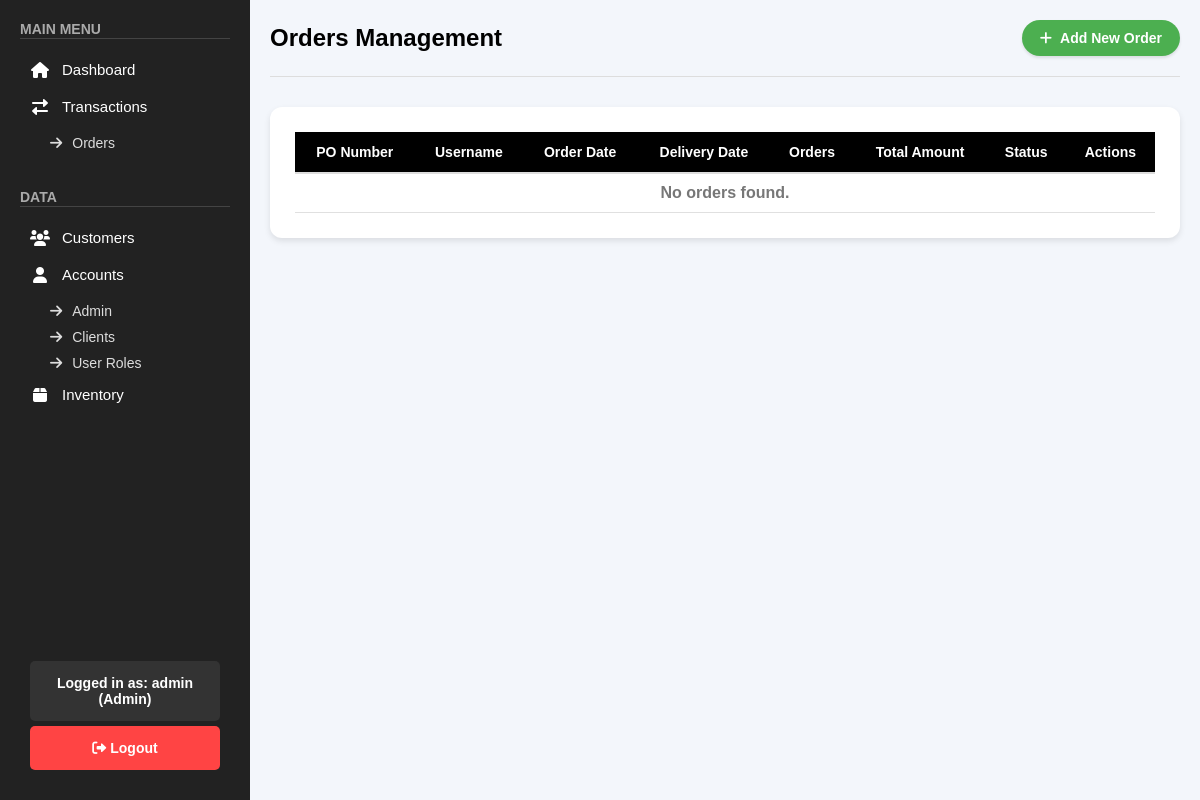
The page /public/pages/orders.php (signed in) on the database as committed earlier.
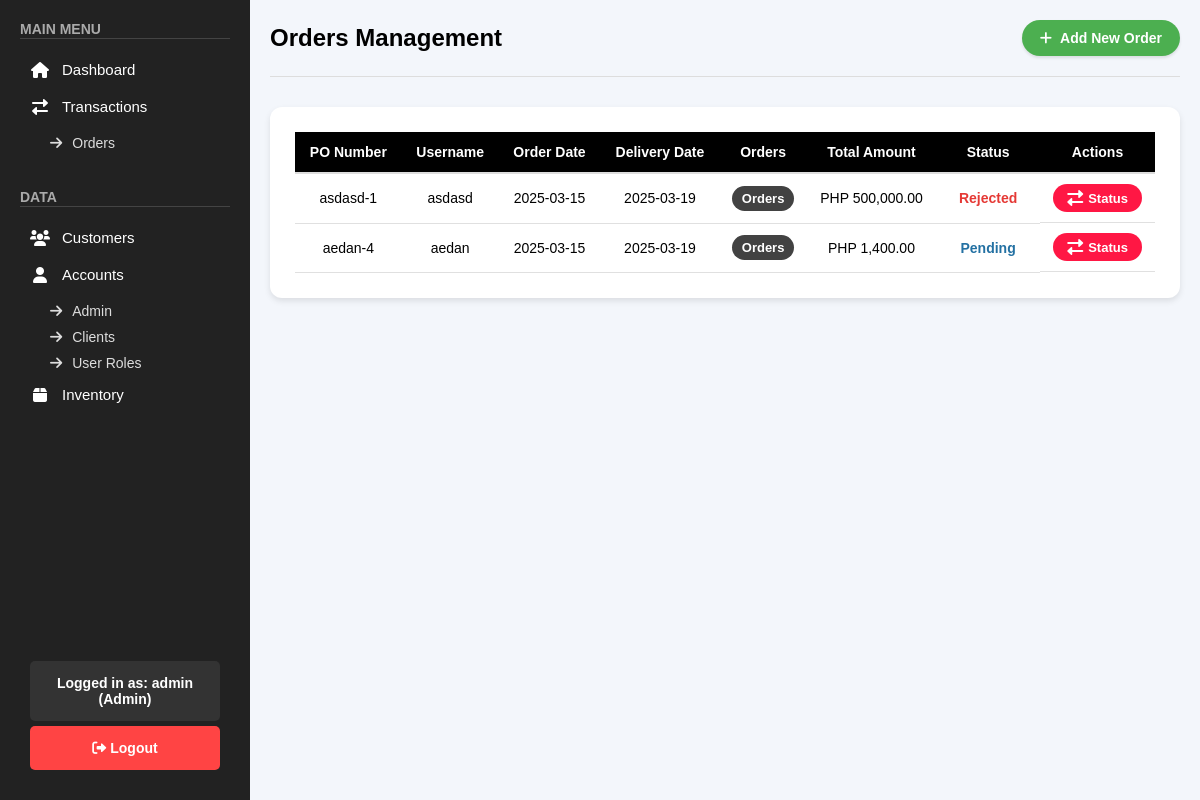
The same page on the database as committed later.
### tables this page shows
CREATE TABLE `orders` (
  `id` int(11) NOT NULL,
  `po_number` varchar(255) NOT NULL,
  `username` varchar(255) NOT NULL,
  `order_date` date NOT NULL,
  `delivery_date` date NOT NULL,
  `orders` longtext DEFAULT NULL CHECK (json_valid(`orders`)),
  `total_amount` decimal(10,2) NOT NULL,
  `status` enum('Pending','Active','Rejected','Completed') NOT NULL DEFAULT 'Pending'
);

### public/pages/orders.php (the view, shortened to what this page needs)
<?php
include "../../backend/check_role.php";
$orders = [];
$sql = "SELECT po_number, username, order_date, delivery_date, orders, total_amount, status FROM orders WHERE status != 'Completed'";
$result = $conn->query($sql);
if ($result && $result->num_rows > 0) {
    while ($row = $result->fetch_assoc()) {
        $orders[] = $row;
    }
}
?>
<!DOCTYPE html>
<html lang="en">
<head>
    <link rel="stylesheet" href="/top_exchange/public/css/orders.css">
    <link rel="stylesheet" href="/top_exchange/public/css/sidebar.css">
    <link rel="stylesheet" href="https://cdnjs.cloudflare.com/ajax/libs/font-awesome/6.0.0/css/all.min.css">
    <link rel="stylesheet" href="https://code.jquery.com/ui/1.12.1/themes/base/jquery-ui.css">
</head>
<body>
    <?php include '../sidebar.php'; ?>
    <div class="main-content">
        <div class="orders-header">
            <h1>Orders Management</h1>
            <button onclick="openAddOrderForm()" class="add-order-btn">
                <i class="fas fa-plus"></i> Add New Order
            </button>
        </div>
        <div class="orders-table-container">
            <table class="orders-table">
                <thead>
                    <tr>
                        <th>PO Number</th>
                        <th>Username</th>
                        <th>Order Date</th>
                        <th>Delivery Date</th>
                        <th>Orders</th>
                        <th>Total Amount</th>
                        <th>Status</th>
                        <th>Actions</th>
                    </tr>
                </thead>
                <tbody>
                    <?php if (count($orders) > 0): ?>
                        <?php foreach ($orders as $order): ?>
                            <tr>
                                <td><?= htmlspecialchars($order['po_number']) ?></td>
                                <td><?= htmlspecialchars($order['username']) ?></td>
                                <td><?= htmlspecialchars($order['order_date']) ?></td>
                                <td><?= htmlspecialchars($order['delivery_date']) ?></td>
                                <td><button class="view-orders-btn" onclick="viewOrderDetails('<?= htmlspecialchars($order['orders']) ?>')">Orders</button></td>
                                <td>PHP <?= htmlspecialchars(number_format($order['total_amount'], 2)) ?></td>
                                <td>
                                    <?php
                                    $statusClass = '';
                                    switch($order['status']) {
                                        case 'Pending':
                                            $statusClass = 'status-pending';
                                            break;
                                        case 'Rejected':
                                            $statusClass = 'status-rejected';
                                            break;
                                    }
                                    ?>
                                    <span class="status-badge <?= $statusClass ?>"><?= htmlspecialchars($order['status']) ?></span>
                                </td>
                                <td class="action-buttons">
                                <button class="status-btn" onclick="openStatusModal('<?= htmlspecialchars($order['po_number']) ?>', '<?= htmlspecialchars($order['username']) ?>')">
                                    <i class="fas fa-exchange-alt"></i> Status
                                </button>
                                </td>
                            </tr>
                        <?php endforeach; ?>
                    <?php else: ?>
                        <tr>
                            <td colspan="8" class="no-orders">No orders found.</td>
                        </tr>
                    <?php endif; ?>
                </tbody>
            </table>
        </div>
    </div>
</body>
</html>

### public/sidebar.php (shortened to what this page needs)
<?php
include_once "../../backend/check_role.php";
$role = $_SESSION['role'] ?? 'guest';
$stmt = $conn->prepare("SELECT pages FROM roles WHERE role_name = ? AND status = 'active'");
$stmt->bind_param("s", $role);
$stmt->execute();
$stmt->bind_result($pages);
$allowedPages = array_map('trim', explode(',', $pages));
?>
<div class="sidebar">
    <div>
        <div class="menu-section">
            <span class="menu-title"><b>MAIN MENU</b></span>
            <hr>
            <?php if (in_array('Dashboard', $allowedPages)): ?>
                <a href="/top_exchange/public/pages/dashboard.php" class="menu-item">
                    <i class="fas fa-home"></i> Dashboard
                </a>
            <?php endif; ?>
            <?php if (in_array('Transactions', $allowedPages) || in_array('Orders', $allowedPages) || in_array('Forecast', $allowedPages) || in_array('Order History', $allowedPages)): ?>
                <div class="submenu">
                    <span class="menu-item no-hover">
                        <i class="fas fa-exchange-alt"></i> Transactions
                    </span>
                    <div class="submenu-items">
                        <?php if (in_array('Orders', $allowedPages)): ?>
                            <a href="/top_exchange/public/pages/orders.php" class="submenu-item">
                                <i class="fas fa-arrow-right"></i> Orders
                            </a>
                        <?php endif; ?>
                    </div>
                </div>
            <?php endif; ?>
        </div>
        <div class="menu-section">
            <span class="menu-title"><b>DATA</b></span>
            <hr>
            <?php if (in_array('Customers', $allowedPages)): ?>
                <a href="/top_exchange/public/pages/customers.php" class="menu-item">
                    <i class="fas fa-users"></i> Customers
                </a>
            <?php endif; ?>
            <?php if (in_array('Accounts - Admin', $allowedPages) || in_array('Accounts - Clients', $allowedPages) || in_array('User Roles', $allowedPages)): ?>
                <div class="submenu">
                    <span class="menu-item no-hover">
                        <i class="fas fa-user"></i> Accounts
                    </span>
                    <div class="submenu-items">
                        <?php if (in_array('Accounts - Admin', $allowedPages)): ?>
                            <a href="/top_exchange/public/pages/accounts.php" class="submenu-item">
                                <i class="fas fa-arrow-right"></i> Admin
                            </a>
                        <?php endif; ?>
                        <?php if (in_array('Accounts - Clients', $allowedPages)): ?>
                            <a href="/top_exchange/public/pages/accounts_clients.php" class="submenu-item">
                                <i class="fas fa-arrow-right"></i> Clients
                            </a>
                        <?php endif; ?>
                        <?php if (in_array('User Roles', $allowedPages)): ?>
                            <a href="/top_exchange/public/pages/user_roles.php" class="submenu-item">
                                <i class="fas fa-arrow-right"></i> User Roles
                            </a>
                        <?php endif; ?>
                    </div>
                </div>
            <?php endif; ?>
            <?php if (in_array('Inventory', $allowedPages)): ?>
                <a href="/top_exchange/public/pages/inventory.php" class="menu-item">
                    <i class="fas fa-box"></i> Inventory
                </a>
            <?php endif; ?>
        </div>
    </div>
    <div class="account-section">
        <div class="account-info">
            Logged in as:
            <strong>
                <?php
                echo isset($_SESSION['username'])
                    ? htmlspecialchars($_SESSION['username'])
                    : "Guest";
                ?>
            </strong> (<?= htmlspecialchars(ucfirst($role)) ?>)
        </div>
        <a href="/top_exchange/backend/logout.php" class="logout-btn">
            <i class="fas fa-sign-out-alt"></i> Logout
        </a>
    </div>
</div>

### public/css/orders.css (style rules this page uses)
body { font-family: Arial, sans-serif; background-color: #f3f6fb; margin: 0; box-sizing: border-box; }
.orders-header { display: flex; justify-content: space-between; align-items: center; margin-bottom: 30px; padding-bottom: 20px; border-bottom: 1px solid #ddd; }
.orders-header h1 { font-size: 24px; font-weight: bold; display: flex; align-items: center; gap: 12px; }
.add-order-btn { padding: 10px 18px; font-size: 14px; border: none; font-weight: bold; color: white; background-color: #4CAF50; border-radius: 20px; text-decoration: none; transition: 0.3s; display: flex; align-items: center; gap: 8px; box-shadow: 0px 2px 3px rgba(0, 0, 0, 0.1); }
.orders-table-container { background-color: #ffffff; padding: 25px; border-radius: 12px; box-shadow: 0px 3px 6px rgba(0, 0, 0, 0.1); }
.orders-table { width: 100%; border-collapse: collapse; font-size: 14px; }
.orders-table th { background-color: black; color: white; font-weight: bold; padding: 12px; text-align: center; border-bottom: 2px solid #ddd; }
.orders-table td { padding: 10px; text-align: center; border-bottom: 1px solid #e0e0e0; }
.action-buttons { display: flex; justify-content: center; gap: 10px; }
.status-btn { background-color: #FF1744; color: white; padding: 6px 14px; font-size: 13px; font-weight: 600; border-radius: 20px; text-decoration: none; transition: background-color 0.3s; display: flex; align-items: center; gap: 5px; border: none; }
.status-btn i { font-size: 16px; }
.view-orders-btn { background-color: #424242; color: white; padding: 5px 10px; font-size: 13px; font-weight: 600; border-radius: 80px; border: none; cursor: pointer; display: inline-flex; align-items: center; gap: 5px; transition: background-color 0.3s; }
.status-badge { padding: 5px 10px; border-radius: 80px; font-weight: 600; color: white; display: inline-block; }
.status-pending { color: #2471a3; font-weight: 600; }
.status-rejected { color: #e53935; font-weight: 600; }
.no-orders { text-align: center; font-size: 16px; font-weight: bold; color: #777; padding: 20px; }

### public/css/sidebar.css (style rules this page uses)
* { margin: 0; padding: 0; box-sizing: border-box; font-family: Arial, sans-serif; text-decoration: none; }
.sidebar { width: 250px; background: #222; color: white; padding: 20px; display: flex; flex-direction: column; justify-content: space-between; height: 100vh; position: fixed; left: 0; top: 0; }
.menu-section { margin-bottom: 32px; }
.menu-title { font-size: 14px; font-weight: bold; color: #aaa; margin-bottom: 10px; margin-top: 20px; }
hr { border: none; height: 1px; background: #444; margin-bottom: 12px; }
.menu-item { display: flex; align-items: center; gap: 10px; background: none; border: none; color: white; font-size: 15px; font-weight: 400; padding: 10px 15px; width: 100%; text-align: left; cursor: pointer; transition: background 0.2s ease-in-out; border-radius: 4px; }
.submenu { display: flex; flex-direction: column; }
.submenu-items { display: flex; flex-direction: column; margin-left: 20px; margin-top: 5px; }
.submenu-item { display: flex; align-items: center; gap: 10px; background: none; border: none; color: #ddd; font-size: 14px; font-weight: 400; padding: 5px 10px; width: 100%; text-align: left; cursor: pointer; transition: background 0.2s ease-in-out; border-radius: 4px; }
.account-section { margin-top: auto; display: flex; flex-direction: column; align-items: stretch; gap: 5px; padding: 10px; width: 100%; background-color: #222; }
.account-info { background: #333; padding: 14px; border-radius: 5px; font-size: 14px; color: white; font-weight: bold; text-align: center; width: 100%; }
.logout-btn { background: #ff4444; padding: 14px; font-size: 14px; font-weight: bold; color: white; text-align: center; border: none; border-radius: 5px; cursor: pointer; transition: background 0.2s ease; width: 100%; }
.main-content { margin-left: 250px; padding: 20px; }
.menu-item { display: flex; align-items: center; gap: 12px; padding: 10px; font-size: 15px; font-weight: 400; color: white; text-align: left; border-radius: 4px; transition: background 0.2s ease-in-out; cursor: pointer; }
.menu-item i { width: 20px; text-align: center; font-size: 16px; }

Rows that differ between the two databases and show on the page:
added orders: po_number "asdasd-1", username "asdasd", order_date "2025-03-15", delivery_date "2025-03-19", total_amount "500,000.00", status "Rejected"
added orders: po_number "aedan-4", username "aedan", order_date "2025-03-15", delivery_date "2025-03-19", total_amount "1,400.00", status "Pending"
Other text that changed with them:
text no longer shown: "No orders found."
